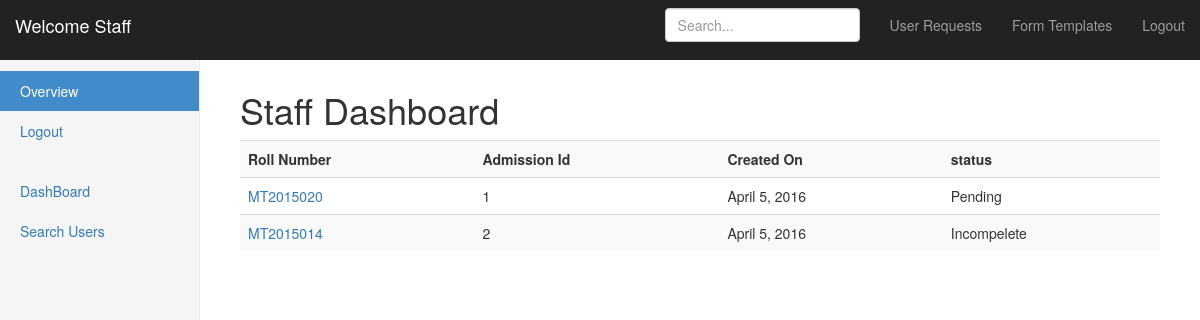
/staff/, run on an earlier commit of the app's database.
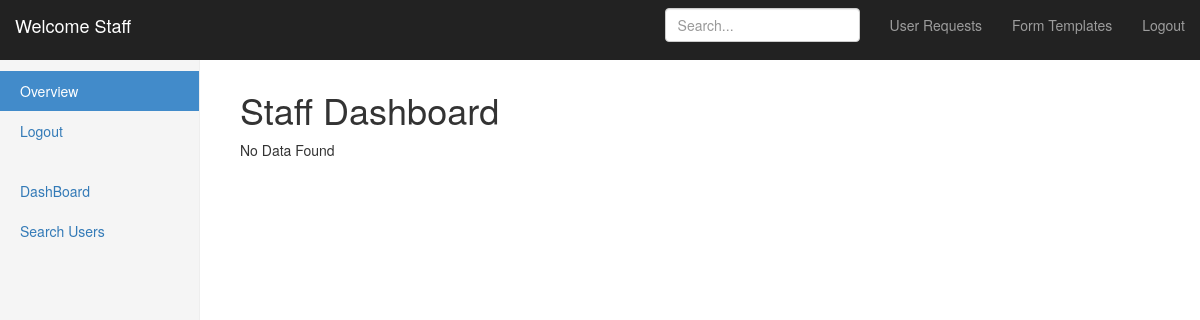
And on a later commit of the database.
### staffmodule/models.py (models this page shows)
class AdmissionDetail(models.Model):
    STATUS_CHOICES = (
        (1, 'Pending'),
        (2, 'Valid'),
        (3, 'Incomplete'),
        (4, 'Invalid')
    )
    admission_id=models.AutoField(primary_key=True)
    roll_number=models.CharField(max_length=32,unique=True)
    status_of_request=models.IntegerField(choices=STATUS_CHOICES, default=1)
    validated_by=models.CharField(max_length=32,default='ok')
    validation_comments=models.CharField(max_length=400,blank=True,default='NA')
    created_on=models.DateField(auto_now_add=True)

### staffmodule/views.py (the view)
# urls.py: url(r'^staff/$','staffmodule.views.fetchPendingRequest',name='staffDashboard'),
def fetchPendingRequest(request):
	all_entries = AdmissionDetail.objects.filter(status_of_request__in=[1,4])
	for i in all_entries:
		print i.roll_number
	context={
		"title":"a",
		"form":"k",
	}
	return render(request,"staff_dashboard.html",{'Students':all_entries})

### templates/staff_dashboard.html
{% extends "masterpage_staff.html" %}
{% block content %}
  <div class="table-responsive">
<h1>Staff Dashboard</h1>
{%if Students %}
<table class="table table-striped">
<tr>
<th>
	Roll Number
</th>
<th>
 Admission Id
</th>
<th>
Created On
</th>
<th>
 status
</th>
</tr>
{% for i in Students %}
<tr>
<td>
<a href=/studentDetailForm/{{i.admission_id}}> {{i.roll_number}}</a>
</td>
<td>
{{i.admission_id}}
</td>
<td>
{{i.created_on}}
</td>
{%ifequal i.status_of_request 1 %}
    <td>Pending </td>
{% else %}
   <td>Incompelete </td>
{% endifequal %}
</tr>
	{% endfor %}
</table>
{%else %}
No Data Found
{% endif %}
</div>
{% endblock %}

### templates/masterpage_staff.html (shortened to what this page needs)
{% load static %}
<!DOCTYPE html>
<html lang="en">
  <head>
    <link href="{% static 'css/bootstrap.min.css' %}" rel="stylesheet">
    <link href="{% static 'css/dashboard.css' %}" rel="stylesheet">
    <link href="{% static 'css/form.css' %}" rel="stylesheet">
  </head>
  <body>
    <nav class="navbar navbar-inverse navbar-fixed-top">
      <div class="container-fluid">
        <div class="navbar-header">
          <p class="navbar-brand">Welcome Staff</p>
        </div>
        <div id="navbar" class="navbar-collapse collapse">
          <ul class="nav navbar-nav navbar-right">
            <li><a href="#">User Requests</a></li>
            <li><a href="/templates">Form Templates</a></li>
            <li><a href="/">Logout</a></li>
          </ul>
          <form class="navbar-form navbar-right">
            <input type="text" class="form-control" placeholder="Search...">
          </form>
        </div>
      </div>
    </nav>
    <div class="container-fluid">
      <div class="row">
        <div class="col-sm-3 col-md-2 sidebar">
          <ul class="nav nav-sidebar">
            <li class="active"><a href="#">Overview <span class="sr-only">(current)</span></a></li>
            <li><a href="/">Logout</a></li>
          </ul>
          <ul class="nav nav-sidebar">
            <li><a href="/staff">DashBoard</a></li>
            <li><a href="/staff_search">Search Users</a></li>
          </ul>
        </div>
        <div class="col-sm-9 col-sm-offset-3 col-md-10 col-md-offset-2 main">
      {% block content %}
        {% endblock %}
        </div>
      </div>
    </div>
  </body>
</html>

### static/our_static/css/dashboard.css (style rules this page uses)
body { padding-top: 50px; }
.navbar-fixed-top { border: 0; }
.sidebar { display: none; }
@media (min-width: 768px) { .sidebar { position: fixed; top: 51px; bottom: 0; left: 0; z-index: 1000; display: block; padding: 20px; overflow-x: hidden; overflow-y: auto; background-color: #f5f5f5; border-right: 1px solid #eee; } }
.nav-sidebar { margin-right: -21px; margin-bottom: 20px; margin-left: -20px; }
.nav-sidebar > li > a { padding-right: 20px; padding-left: 20px; }
.nav-sidebar > .active > a, .nav-sidebar > .active > a:hover, .nav-sidebar > .active > a:focus { color: #fff; background-color: #428bca; }
.main { padding: 20px; }
@media (min-width: 768px) { .main { padding-right: 40px; padding-left: 40px; } }

What changed in the data, as far as the page shows it:
removed AdmissionDetail: roll_number "MT2015020", admission_id "1", created_on "April 5, 2016"
removed AdmissionDetail: roll_number "MT2015014", admission_id "2", created_on "April 5, 2016"
Also different on the page:
text no longer shown: "Roll Number Admission Id Created On status"
text now shown: "No Data Found"
